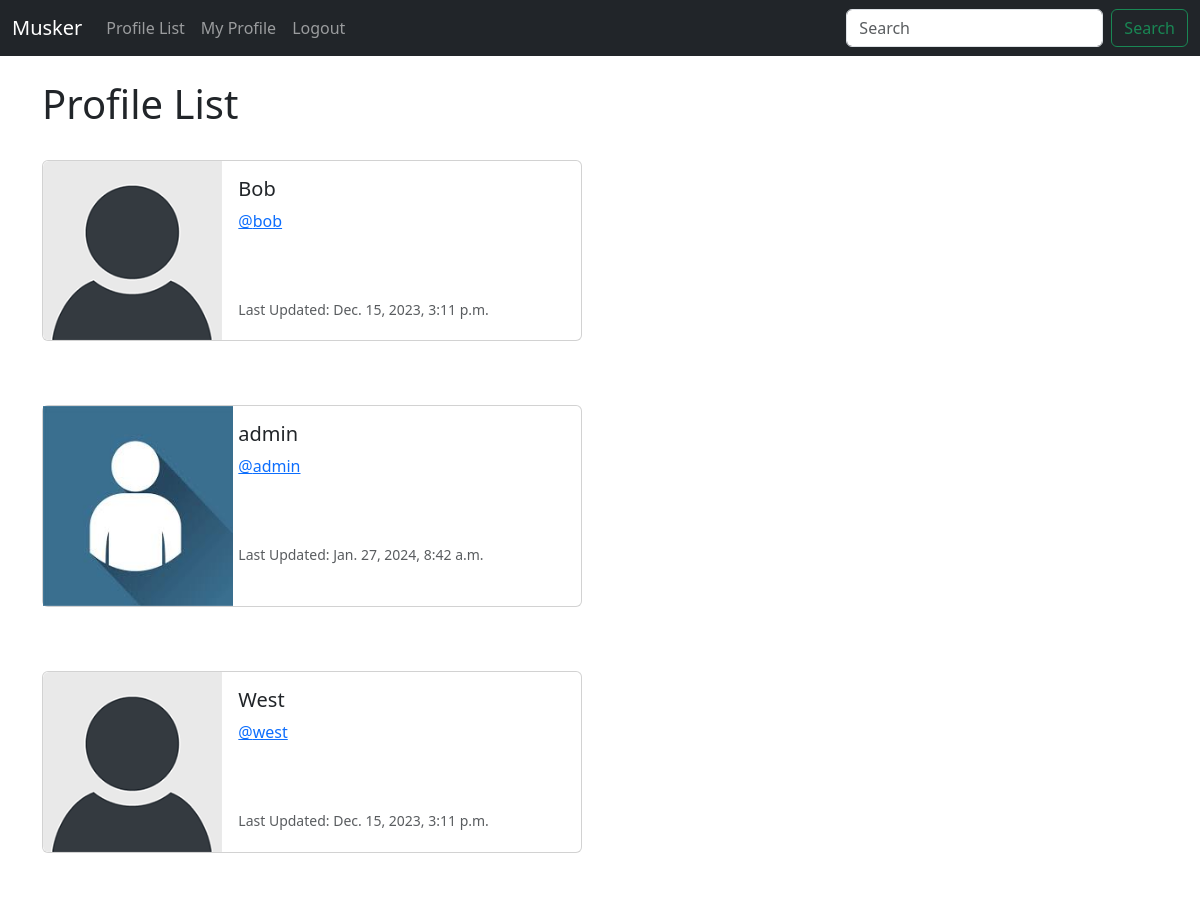
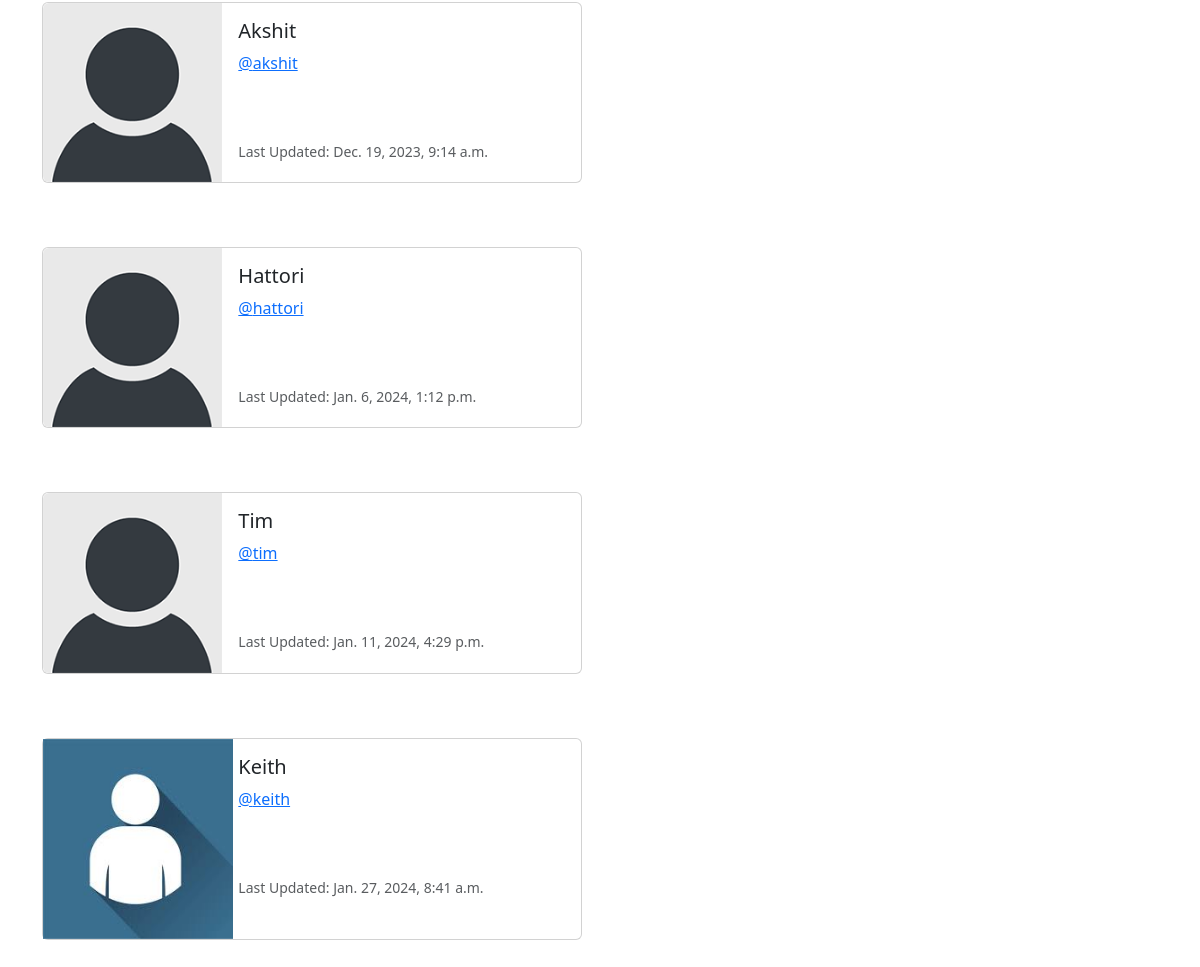
The page /profile_list/ (signed in) on the database as committed earlier (2 pictures, top to bottom).
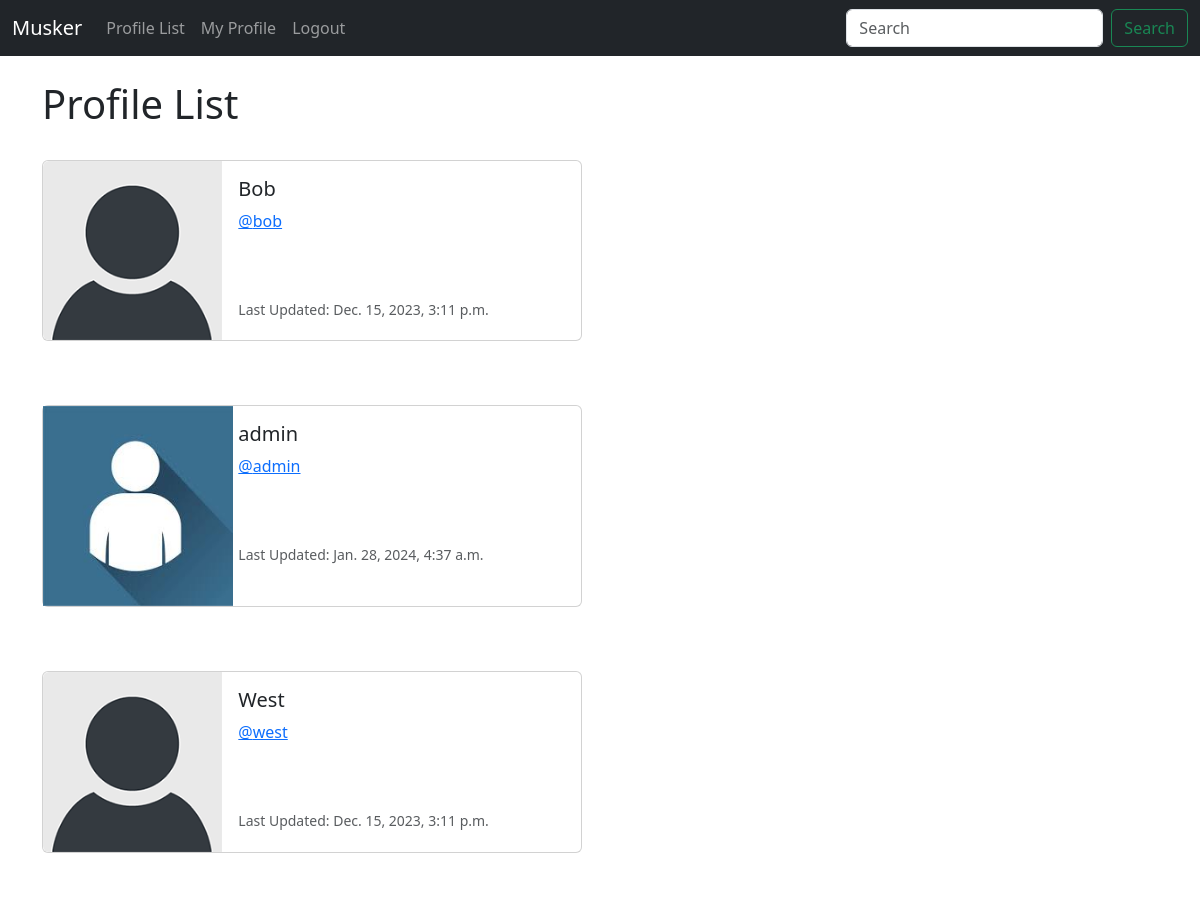
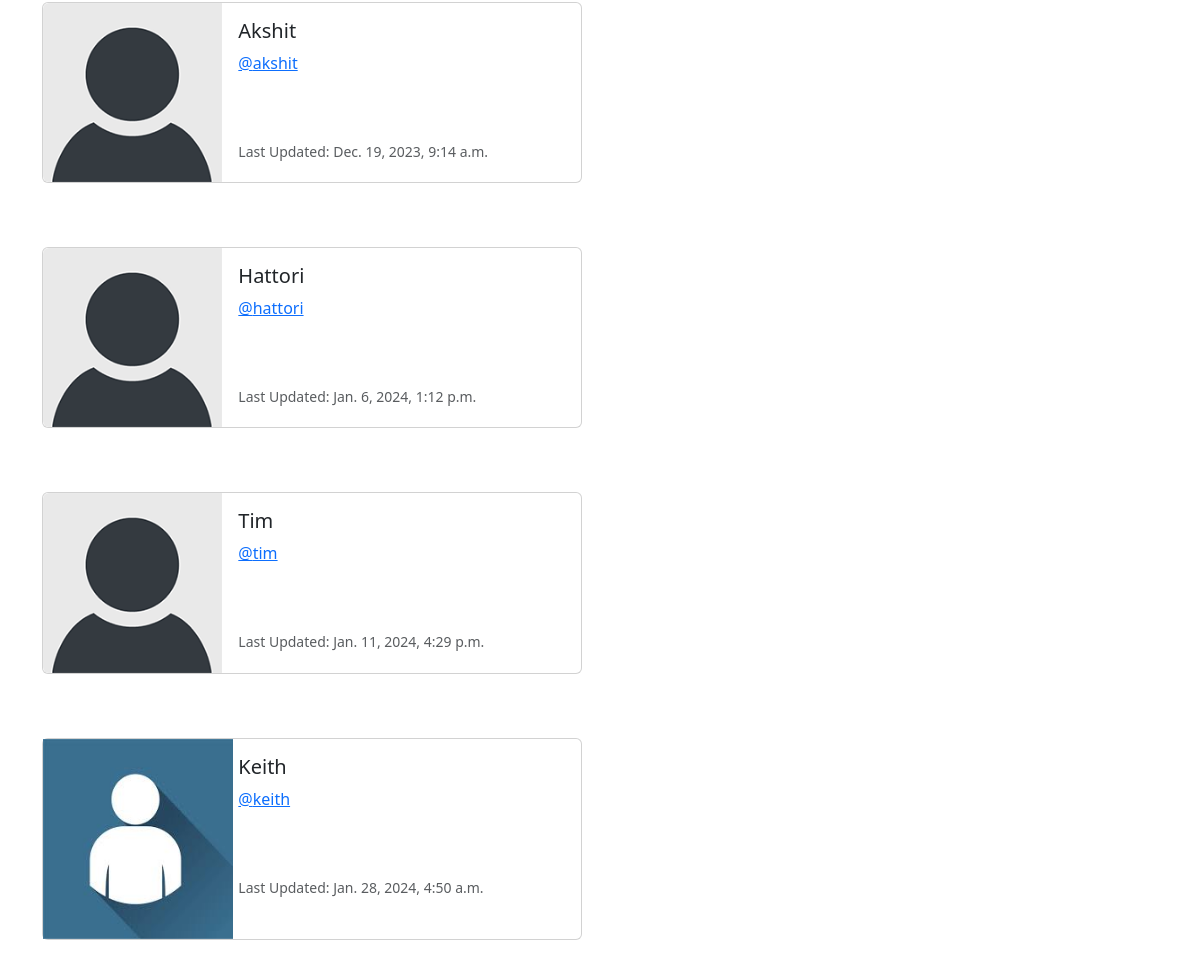
The same page on the database as committed later (2 pictures, top to bottom).
### musker/models.py (models this page shows, shortened)
class Profile(models.Model):
    user = models.OneToOneField(User, on_delete=models.CASCADE)
    follows = models.ManyToManyField('self', related_name='followed_by', symmetrical=False, blank=True)
    date_modified = models.DateTimeField(User, auto_now=True)
    profile_image = models.ImageField(null = True, blank = True, upload_to='images/')
    profile_bio = models.CharField(null=True, blank=True, max_length=500)
    homepage_link = models.CharField(null=True, blank=True, max_length=100)
    facebook_link = models.CharField(null=True, blank=True, max_length=100)
    instagram_link = models.CharField(null=True, blank=True, max_length=100)
    linkedin_link = models.CharField(null=True, blank=True, max_length=100)

### musker/views.py (the view)
# urls.py: path('profile_list/', views.profile_list, name="profile_list"),
def profile_list(request):
    if request.user.is_authenticated:
        profiles = Profile.objects.exclude(user=request.user)
        return render(request, 'profile_list.html', {'profiles': profiles})
    else:
        messages.success(request, 'login to view this page')
        return redirect('home')

### musker/templates/profile_list.html
{% extends 'base.html' %}
{% load static %}
{% block content %}
    <h1>Profile List</h1>
<br/>
{% if profiles %}
    {% for profile in profiles %}
    <div class="card mb-3" style="max-width: 540px;">
        <div class="row g-0">
          <div class="col-md-4">
            {% if profile.profile_image %}
              <img src="{{ profile.profile_image.url }}" width=190 height=200 class="img-fluid-rounded-start" alt="{{ profile.user.username }}">
            {% else %}
              <img src="{% static 'images/default_profile_pic.png' %}" class="img-fluid rounded-start" alt="Profile Image">
            {% endif %}
          </div>
          <div class="col-md-8">
            <div class="card-body">
              <h5 class="card-title">{{ profile.user.username }}</h5>
              <p class="card-text"><a href="{% url 'profile' profile.user.id %}">@{{ profile.user.username|lower }}</a></p>
              <br/><br/>
              <p class="card-text"><small class="text-body-secondary">Last Updated: {{ profile.date_modified }}</small></p>
            </div>
          </div>
        </div>
      </div>
      <br/><br/>
    {% endfor %}
{% endif %}
{% endblock %}

### musker/templates/base.html (shortened to what this page needs)
<!doctype html>
<html lang="en">
  <head>
    <link href="https://cdn.jsdelivr.net/npm/bootstrap@5.3.2/dist/css/bootstrap.min.css" rel="stylesheet">
  </head>
  <body>
    {% include 'navbar.html' %}
    <div class="container">
      <br/>
        {% block content %}
        {% endblock %}
    </div>
  </body>
</html>

### musker/templates/navbar.html (shortened to what this page needs)
<nav class="navbar navbar-expand-lg navbar-dark bg-dark">
    <div class="container-fluid">
      <a class="navbar-brand" href="{% url 'home' %}">Musker</a>
      <div class="collapse navbar-collapse" id="navbarSupportedContent">
        <ul class="navbar-nav me-auto mb-2 mb-lg-0">
          <li class="nav-item">
            <a class="nav-link" href="{% url 'profile_list' %}">Profile List</a>
          </li>
          {% if user.is_authenticated %}
          <li class="nav-item">
            <a class="nav-link" href="{% url 'profile' request.user.id %}">My Profile</a>
          </li>
          <li class="nav-item">
            <a class="nav-link" href="{% url 'logout' %}">Logout</a>
          </li>
          {% else %}
          <li class="nav-item">
            <a class="nav-link" href="{% url 'login' %}">Login</a>
          <li class="nav-item">
            <a class="nav-link" href="{% url 'register' %}">Register</a>
          {% endif %}
        </ul>
        <form class="d-flex" role="search">
          <input class="form-control me-2" type="search" placeholder="Search" aria-label="Search">
          <button class="btn btn-outline-success" type="submit">Search</button>
        </form>
      </div>
    </div>
  </nav>

Rows that differ between the two databases and show on the page:
changed Profile "admin": date_modified "Jan. 27, 2024, 8:42 a.m." → "Jan. 28, 2024, 4:37 a.m."
changed Profile "Keith": date_modified "Jan. 27, 2024, 8:41 a.m." → "Jan. 28, 2024, 4:50 a.m."
